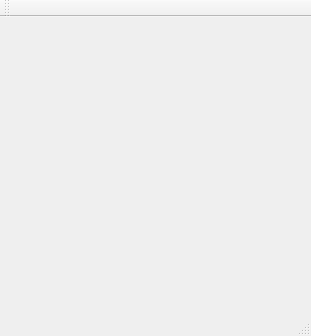
<?xml version="1.0" encoding="UTF-8"?>
<ui version="4.0">
 <class>MainWindow</class>
 <widget class="QMainWindow" name="MainWindow">
  <property name="geometry">
   <rect>
    <x>0</x>
    <y>0</y>
    <width>311</width>
    <height>336</height>
   </rect>
  </property>
  <property name="windowTitle">
   <string>MainWindow</string>
  </property>
  <widget class="QWidget" name="centralWidget"/>
  <widget class="QMenuBar" name="menuBar">
   <property name="geometry">
    <rect>
     <x>0</x>
     <y>0</y>
     <width>311</width>
     <height>21</height>
    </rect>
   </property>
  </widget>
  <widget class="QToolBar" name="mainToolBar">
   <attribute name="toolBarArea">
    <enum>TopToolBarArea</enum>
   </attribute>
   <attribute name="toolBarBreak">
    <bool>false</bool>
   </attribute>
  </widget>
  <widget class="QStatusBar" name="statusBar"/>
 </widget>
 <layoutdefault spacing="6" margin="11"/>
 <resources/>
 <connections/>
</ui>
